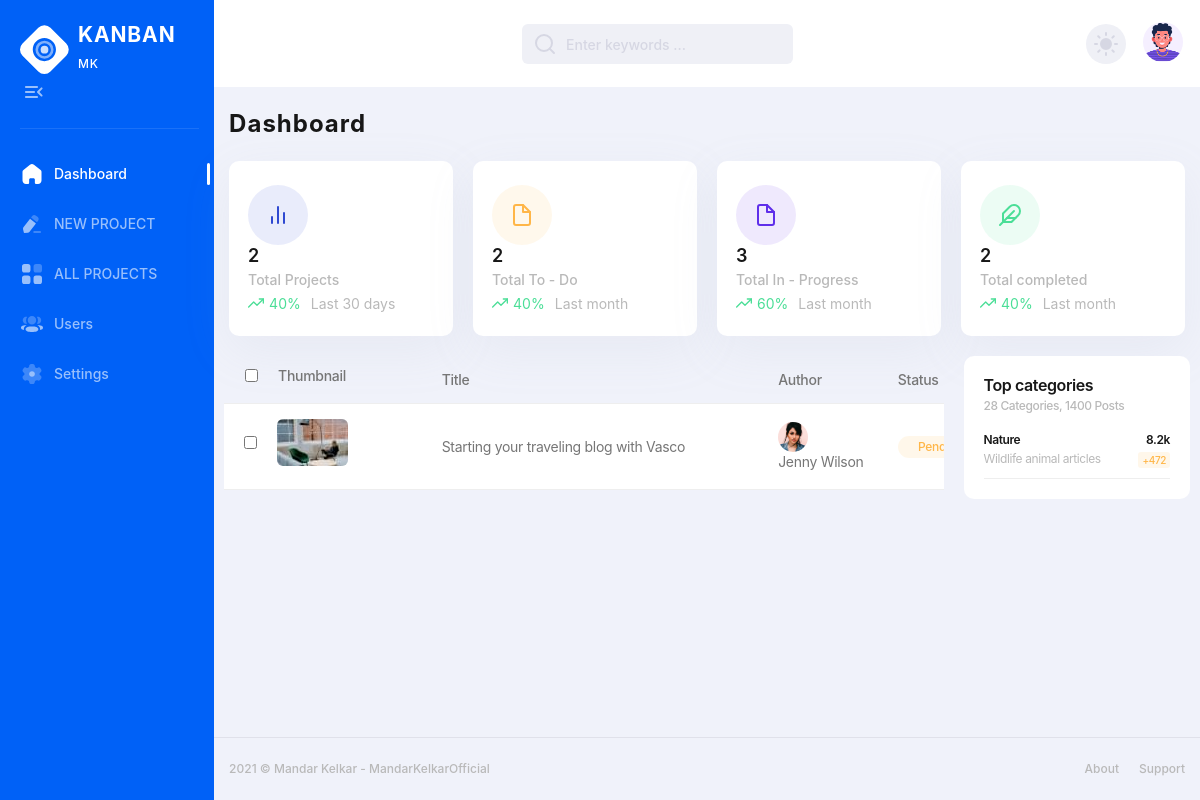
The page / on the database its author committed.
### app.py (models this page shows)
class Totals(db.Model):
    id = db.Column(db.Integer, primary_key=True)
    total_projects = db.Column(db.Integer, default=0)
    total_todos = db.Column(db.Integer, default=0)
    total_inprogress = db.Column(db.Integer, default=0)
    total_completed = db.Column(db.Integer, default=0)

class ProgressInfo(db.Model):
    id = db.Column(db.Integer, primary_key=True)
    project_id = db.Column(db.Integer, db.ForeignKey('new_project.id'))
    timestamp = db.Column(db.DateTime, default=datetime.utcnow)
    total_projects = db.Column(db.Integer)
    total_todos = db.Column(db.Integer)
    total_inprogress = db.Column(db.Integer)
    total_completed = db.Column(db.Integer)

### app.py (the view)
@app.route('/', methods=['GET', 'POST'])
def index():
    totals = Totals.query.first()
    progress_info = ProgressInfo.query.order_by(
        ProgressInfo.timestamp.desc()).first()
    return render_template('index.html', totals=totals, progress_info=progress_info)

### templates/index.html (shortened to what this page needs)
{% extends 'base.html' %} {% block dashboard %}
active
{% endblock dashboard %}
{% block main %}
<div class="container">
    <h2 class="main-title">Dashboard</h2>
    <div class="row stat-cards">
        <div class="col-md-6 col-xl-3">
            <article class="stat-cards-item">
                <div class="stat-cards-icon primary">
                    <i data-feather="bar-chart-2" aria-hidden="true"></i>
                </div>
                <div class="stat-cards-info">
                    <p class="stat-cards-info__num">{{ totals.total_projects }}</p>
                    <p class="stat-cards-info__title">Total Projects</p>
                    <p class="stat-cards-info__progress">
                        <span
                            class="stat-cards-info__profit {% if progress_info.total_projects | default(0) > 10 %}success{% elif progress_info.total_projects | default(0) < 10 %}warning{% else %}danger{% endif %}">
                            {% if progress_info.total_projects | default(0) > 10 %}
                            <i data-feather="trending-up" aria-hidden="true"></i>
                            {% elif progress_info.total_projects | default(0) < 10 %} <i data-feather="trending-down"
                                aria-hidden="true"></i>
                                {% else %}
                                <i data-feather="minus" aria-hidden="true"></i>
                                {% endif %}
                                {{ progress_info.total_projects | default(0) }}%
                        </span>
                        Last 30 days
                    </p>
                </div>
            </article>
        </div>
        <div class="col-md-6 col-xl-3">
            <article class="stat-cards-item">
                <div class="stat-cards-icon warning">
                    <i data-feather="file" aria-hidden="true"></i>
                </div>
                <div class="stat-cards-info">
                    <p class="stat-cards-info__num">{{ totals.total_todos }}</p>
                    <p class="stat-cards-info__title">Total To - Do</p>
                    <p class="stat-cards-info__progress">
                        <span
                            class="stat-cards-info__profit {% if progress_info.total_todos | default(0) > 10 %}success{% elif progress_info.total_todos | default(0) < 10 %}warning{% else %}danger{% endif %}">
                            {% if progress_info.total_todos | default(0) > 10 %}
                            <i data-feather="trending-up" aria-hidden="true"></i>
                            {% elif progress_info.total_todos | default(0) < 10 %}
                            <i data-feather="trending-down" aria-hidden="true"></i>
                            {% else %}
                            <i data-feather="minus" aria-hidden="true"></i>
                            {% endif %}
                            {{ progress_info.total_todos | default(0) }}%
                        </span>
                        Last month
                    </p>
                </div>
            </article>
        </div>
        <div class="col-md-6 col-xl-3">
            <article class="stat-cards-item">
                <div class="stat-cards-icon purple">
                    <i data-feather="file" aria-hidden="true"></i>
                </div>
                <div class="stat-cards-info">
                    <p class="stat-cards-info__num">{{ totals.total_inprogress }}</p>
                    <p class="stat-cards-info__title">Total In - Progress</p>
                    <p class="stat-cards-info__progress">
                        <span
                            class="stat-cards-info__profit {% if progress_info.total_inprogress | default(0) > 10 %}success{% elif progress_info.total_inprogress | default(0) < 10 %}warning{% else %}danger{% endif %}">
                            {% if progress_info.total_inprogress | default(0) > 10 %}
                            <i data-feather="trending-up" aria-hidden="true"></i>
                            {% elif progress_info.total_inprogress | default(0) < 10 %}
                            <i data-feather="trending-down" aria-hidden="true"></i>
                            {% else %}
                            <i data-feather="minus" aria-hidden="true"></i>
                            {% endif %}
                            {{ progress_info.total_inprogress | default(0) }}%
                        </span>
                        Last month
                    </p>
                </div>
            </article>
        </div>
        <div class="col-md-6 col-xl-3">
            <article class="stat-cards-item">
                <div class="stat-cards-icon success">
                    <i data-feather="feather" aria-hidden="true"></i>
                </div>
                <div class="stat-cards-info">
                    <p class="stat-cards-info__num">{{ totals.total_completed }}</p>
                    <p class="stat-cards-info__title">Total completed</p>
                    <p class="stat-cards-info__progress">
                        <span
                            class="stat-cards-info__profit {% if progress_info.total_completed | default(0) > 10 %}success{% elif progress_info.total_completed | default(0) < 10 %}warning{% else %}danger{% endif %}">
                            {% if progress_info.total_completed | default(0) > 10 %}
                            <i data-feather="trending-up" aria-hidden="true"></i>
                            {% elif progress_info.total_completed | default(0) < 10 %}
                            <i data-feather="trending-down" aria-hidden="true"></i>
                            {% else %}
                            <i data-feather="minus" aria-hidden="true"></i>
                            {% endif %}
                            {{ progress_info.total_completed | default(0) }}%
                        </span>
                        Last month
                    </p>
                </div>
            </article>
        </div>
    </div>
    <div class="row">
        <div class="col-lg-9">
            <div class="users-table table-wrapper">
                <table class="posts-table">
                    <thead>
                        <tr class="users-table-info">
                            <th>
                                <label class="users-table__checkbox ms-20">
                                    <input type="checkbox" class="check-all">Thumbnail
                                </label>
                            </th>
                            <th>Title</th>
                            <th>Author</th>
                            <th>Status</th>
                        </tr>
                    </thead>
                    <tbody>
                        <tr>
                            <td>
                                <label class="users-table__checkbox">
                                    <input type="checkbox" class="check">
                                    <div class="categories-table-img">
                                        <picture>
                                            <img src="static/img/categories/01.jpg" alt="category">
                                        </picture>
                                    </div>
                                </label>
                            </td>
                            <td>
                                Starting your traveling blog with Vasco
                            </td>
                            <td>
                                <div class="pages-table-img">
                                    <picture>
                                        <img src="/static/img/avatar/avatar-face-04.png" alt="User Name">
                                    </picture>
                                    Jenny Wilson
                                </div>
                            </td>
                            <td><span class="badge-pending">Pending</span></td>
                        </tr>
                    </tbody>
                </table>
            </div>
        </div>
        <div class="col-lg-3">
            <article class="white-block">
                <div class="top-cat-title">
                    <h3>Top categories</h3>
                    <p>28 Categories, 1400 Posts</p>
                </div>
                <ul class="top-cat-list">
                    <li>
                        <a href="##">
                            <div class="top-cat-list__title">
                                Nature <span>8.2k</span>
                            </div>
                            <div class="top-cat-list__subtitle">
                                Wildlife animal articles <span class="warning">+472</span>
                            </div>
                        </a>
                    </li>
                </ul>
            </article>
        </div>
    </div>
</div>
{% endblock main %}

### rows shown on the page
Totals: total_projects "2", total_todos "2", total_inprogress "3", total_completed "2"
ProgressInfo: total_projects "40", total_todos "40", total_inprogress "60", total_completed "40"
